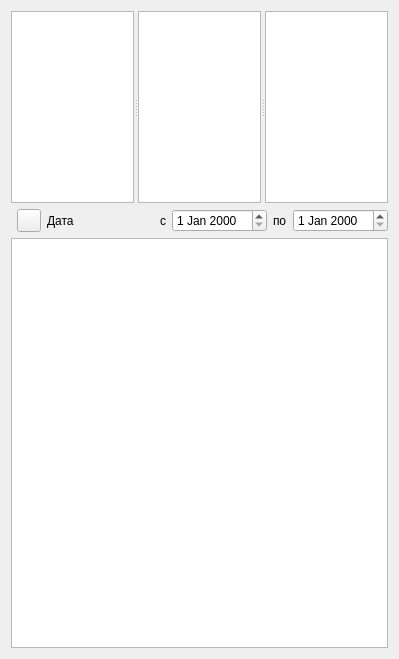
<?xml version="1.0" encoding="UTF-8"?>
<ui version="4.0">
 <class>Form</class>
 <widget class="QWidget" name="Form">
  <property name="geometry">
   <rect>
    <x>0</x>
    <y>0</y>
    <width>399</width>
    <height>659</height>
   </rect>
  </property>
  <property name="windowTitle">
   <string>Form</string>
  </property>
  <layout class="QGridLayout" name="gridLayout">
   <item row="0" column="1" colspan="9">
    <widget class="QSplitter" name="splitter">
     <property name="orientation">
      <enum>Qt::Horizontal</enum>
     </property>
     <widget class="CTreeView" name="treeOrgStructure"/>
     <widget class="CRBListBox" name="tblSpeciality"/>
     <widget class="CRBListBox" name="tblPersonnel"/>
    </widget>
   </item>
   <item row="1" column="9">
    <widget class="CDateEdit" name="edtEndDate"/>
   </item>
   <item row="1" column="6">
    <widget class="QLabel" name="label_3">
     <property name="text">
      <string>с</string>
     </property>
    </widget>
   </item>
   <item row="1" column="8">
    <widget class="QLabel" name="label_2">
     <property name="text">
      <string>по</string>
     </property>
    </widget>
   </item>
   <item row="1" column="7">
    <widget class="CDateEdit" name="edtBegDate"/>
   </item>
   <item row="1" column="5">
    <spacer name="horizontalSpacer">
     <property name="orientation">
      <enum>Qt::Horizontal</enum>
     </property>
     <property name="sizeHint" stdset="0">
      <size>
       <width>40</width>
       <height>20</height>
      </size>
     </property>
    </spacer>
   </item>
   <item row="2" column="1" colspan="9">
    <widget class="CTableView" name="tblChessboardAmbQueue"/>
   </item>
   <item row="1" column="3">
    <widget class="QLabel" name="label">
     <property name="text">
      <string>Дата </string>
     </property>
    </widget>
   </item>
   <item row="1" column="2">
    <widget class="QToolButton" name="btnRefresh">
     <property name="font">
      <font>
       <pointsize>8</pointsize>
       <weight>50</weight>
       <bold>false</bold>
       <strikeout>true</strikeout>
      </font>
     </property>
     <property name="toolTip">
      <string>Обновить список номерков</string>
     </property>
     <property name="text">
      <string/>
     </property>
     <property name="icon">
      <iconset resource="../s11main.qrc">
       <normaloff>:/new/prefix1/icons/refresh.png</normaloff>:/new/prefix1/icons/refresh.png</iconset>
     </property>
    </widget>
   </item>
  </layout>
 </widget>
 <customwidgets>
  <customwidget>
   <class>CDateEdit</class>
   <extends>QDateEdit</extends>
   <header>library/DateEdit</header>
  </customwidget>
  <customwidget>
   <class>CTableView</class>
   <extends>QTableView</extends>
   <header>library/TableView.h</header>
  </customwidget>
  <customwidget>
   <class>CRBListBox</class>
   <extends>QListView</extends>
   <header>library/RBListBox.h</header>
  </customwidget>
  <customwidget>
   <class>CTreeView</class>
   <extends>QTreeView</extends>
   <header>library/TreeView.h</header>
  </customwidget>
 </customwidgets>
 <tabstops>
  <tabstop>treeOrgStructure</tabstop>
 </tabstops>
 <resources>
  <include location="../s11main.qrc"/>
 </resources>
 <connections/>
</ui>
